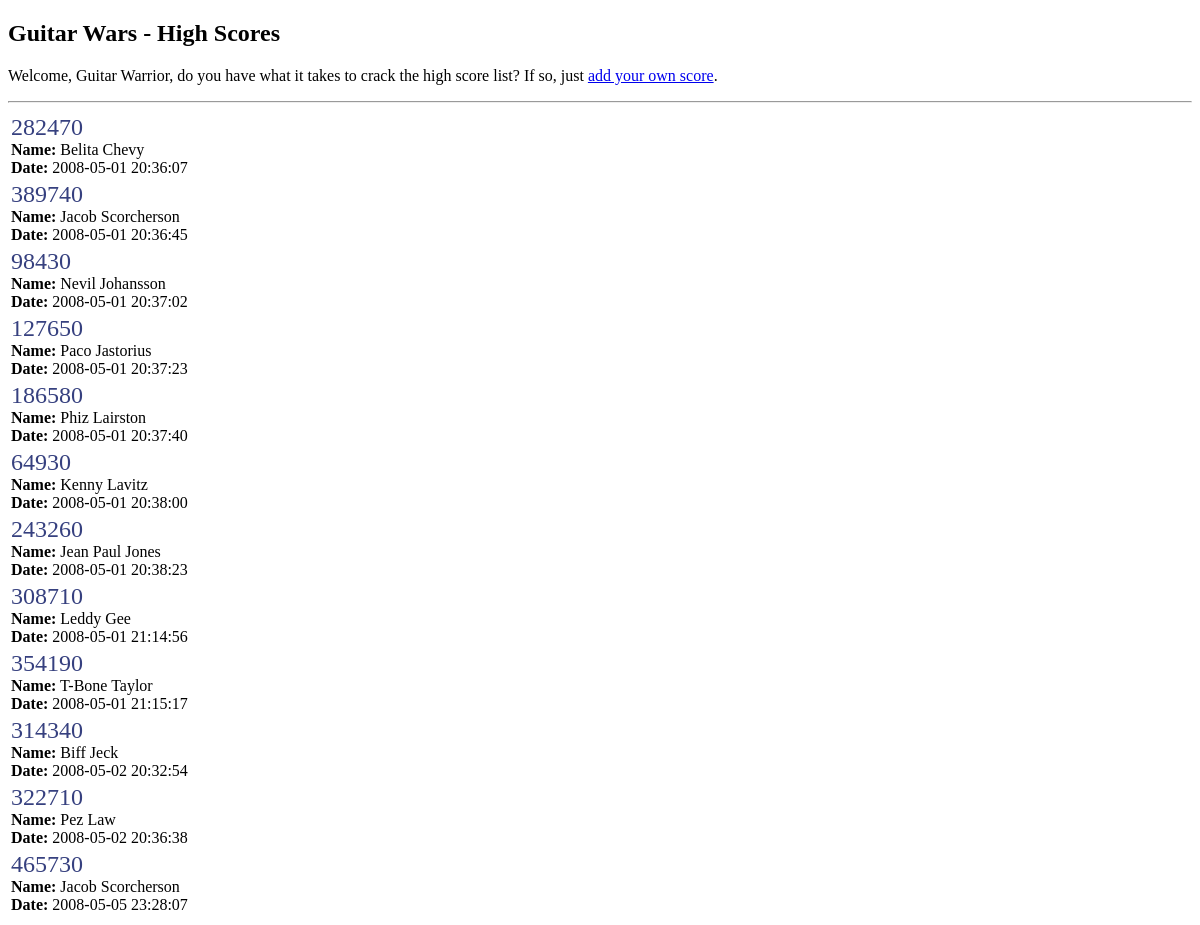
Page /ch05/initial/guitarwars/index.php on the committed database.
### tables this page shows
CREATE TABLE `guitarwars` (
  `id` INT AUTO_INCREMENT,
  `date` TIMESTAMP DEFAULT CURRENT_TIMESTAMP,
  `name` VARCHAR(32),
  `score` INT,
  `screenshot` VARCHAR(64),
  `approved` TINYINT(1) DEFAULT 0,
  PRIMARY KEY (`id`),
  KEY `name` (`name`)
);

### ch05/initial/guitarwars/index.php (the view, shortened to what this page needs)
<!DOCTYPE html PUBLIC "-//W3C//DTD XHTML 1.0 Transitional//EN"
  "http://www.w3.org/TR/xhtml1/DTD/xhtml1-transitional.dtd">
<html xmlns="http://www.w3.org/1999/xhtml" xml:lang="en" lang="en">
<head>
  <link rel="stylesheet" type="text/css" href="style.css" />
</head>
<body>
  <h2>Guitar Wars - High Scores</h2>
  <p>Welcome, Guitar Warrior, do you have what it takes to crack the high score list? If so, just <a href="addscore.php">add your own score</a>.</p>
  <hr />
<?php
  $dbc = mysqli_connect('www.guitarwars.net', 'admin', 'rockit', 'gwdb');
  $query = "SELECT * FROM guitarwars";
  $data = mysqli_query($dbc, $query);
  echo '<table>';
  while ($row = mysqli_fetch_array($data)) {
    echo '<tr><td class="scoreinfo">';
    echo '<span class="score">' . $row['score'] . '</span><br />';
    echo '<strong>Name:</strong> ' . $row['name'] . '<br />';
    echo '<strong>Date:</strong> ' . $row['date'] . '</td></tr>';
  }
  echo '</table>';
?>
</body>
</html>

### ch05/initial/guitarwars/style.css (style rules this page uses)
.score { font-size:150%; color: #36407F; }
.scoreinfo { vertical-align: top; padding-right:15px; }

### rows in the picture
guitarwars: score "282470", name "Belita Chevy", date "2008-05-01 20:36:07"
guitarwars: score "389740", name "Jacob Scorcherson", date "2008-05-01 20:36:45"
guitarwars: score "98430", name "Nevil Johansson", date "2008-05-01 20:37:02"
guitarwars: score "127650", name "Paco Jastorius", date "2008-05-01 20:37:23"
guitarwars: score "186580", name "Phiz Lairston", date "2008-05-01 20:37:40"
guitarwars: score "64930", name "Kenny Lavitz", date "2008-05-01 20:38:00"
guitarwars: score "243260", name "Jean Paul Jones", date "2008-05-01 20:38:23"
guitarwars: score "308710", name "Leddy Gee", date "2008-05-01 21:14:56"
guitarwars: score "354190", name "T-Bone Taylor", date "2008-05-01 21:15:17"
guitarwars: score "314340", name "Biff Jeck", date "2008-05-02 20:32:54"
guitarwars: score "322710", name "Pez Law", date "2008-05-02 20:36:38"
guitarwars: score "465730", name "Jacob Scorcherson", date "2008-05-05 23:28:07"
